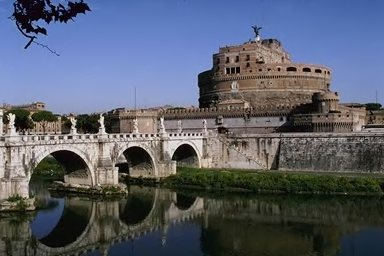
#> input picture assignment4/279.jpg, 384 x 256 px
$ python gaussian.py
#> lines starting #> are read from the running program, lines starting #| are printed output that depends on the picture
import cv2
import numpy as np
from matplotlib import pyplot as plt

img = cv2.imread('279.jpg')
#> img is the input picture: shape (256, 384, 3); mean B, G, R 108.7, 94.6, 88.8

blur = cv2.GaussianBlur(img,(5,5),10)
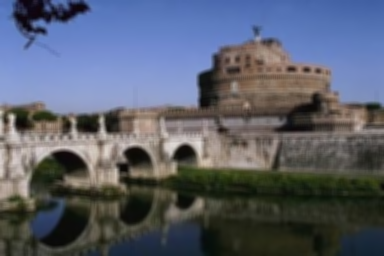
#> blur: shape (256, 384, 3); mean B, G, R 108.7, 94.6, 88.8
plt.subplot(121),plt.imshow(img),plt.title('Original')
plt.xticks([]), plt.yticks([])
plt.subplot(122),plt.imshow(blur),plt.title('Gaussian Blurred')
plt.xticks([]), plt.yticks([])
plt.show()
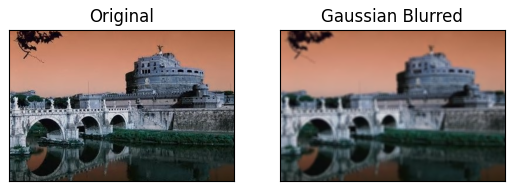
#> figure drawn by matplotlib, 2 panels; B, G, R data is drawn as R, G, B
